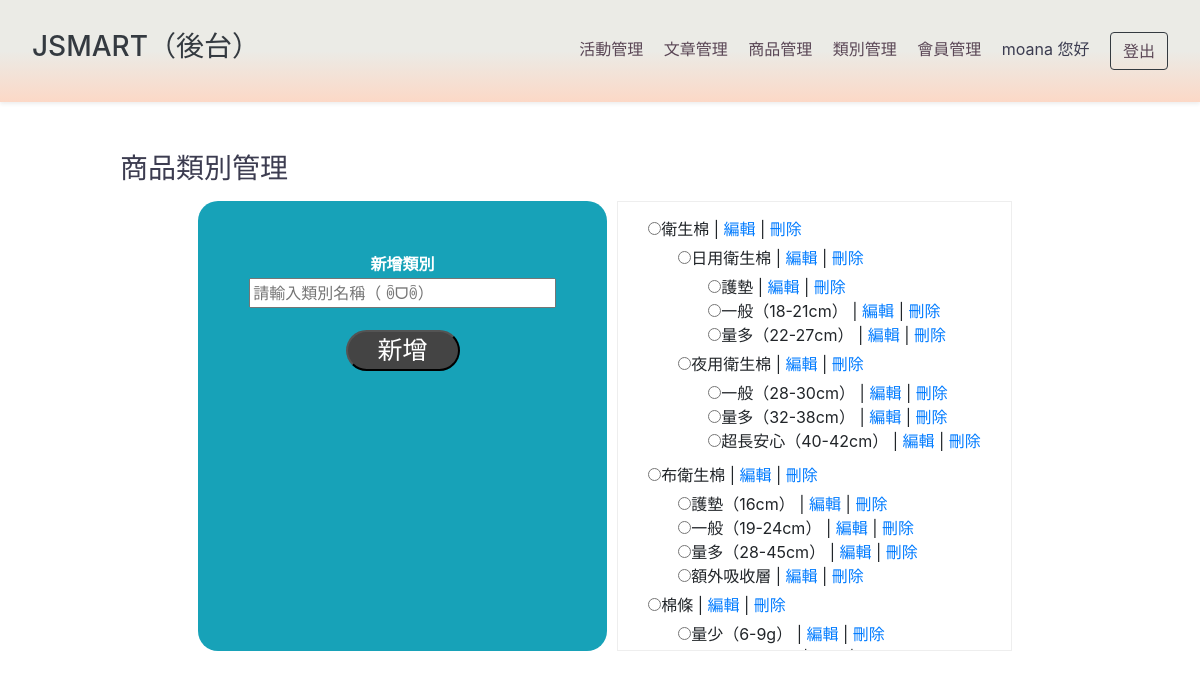
Screenshot of /category/category.php (signed in) with the database file from the repository.
### tables this page shows
CREATE TABLE `categories` (
  `categoryId` int(11) NOT NULL COMMENT '商品類別號',
  `categoryName` varchar(100) NOT NULL COMMENT '商品類別名稱',
  `categoryParentId` int(11) NOT NULL COMMENT '商品層級',
  `created_at` datetime NOT NULL DEFAULT current_timestamp() COMMENT '建立時間',
  `updated_at` datetime NOT NULL DEFAULT current_timestamp() ON UPDATE current_timestamp() COMMENT '更新時間'
);

### category/category.php (the view, shortened to what this page needs)
<?php
require_once('../db.inc.php');
require_once('../templates/adtpl-header.php');
function buildTree($pdo, $parentId = 0){
    $sql = "SELECT `categoryId`, `categoryName`, `categoryParentId`
            FROM `categories`
            WHERE `categoryParentId` = ?";
    $stmt = $pdo->prepare($sql);
    $arr = [$parentId];
    $stmt->execute($arr);
    if($stmt->rowCount() > 0){
        echo "<ul>";
        $arr = $stmt->fetchAll();
        for($i = 0; $i < count($arr); $i++) {
        echo "<li>";
        echo "<input type='radio' name='categoryId' value='".$arr[$i]['categoryId']."' />";
        echo $arr[$i]['categoryName'];
        echo " | <a href='./editCategory.php?editCategoryId=".$arr[$i]['categoryId']."'>編輯</a>";
        echo " | <a href='./deleteCategory.php?deleteCategoryId=".$arr[$i]['categoryId']."'>刪除</a>";
        buildTree($pdo, $arr[$i]['categoryId']);
            echo "</li>";
        }
        echo "</ul>";
    }
}
?>
<!DOCTYPE html>
<html>
<head>
    <link rel="stylesheet" href="https://stackpath.bootstrapcdn.com/bootstrap/4.2.1/css/bootstrap.min.css">
</head>
<body>
<div class="wrap">
    <div class="title-box">
        <h3>商品類別管理</h3>
    </div>
    <form name="myForm" method="POST" action="./insertCategory.php" >
        <div class="box">
            <div class="insert-box">
                <table style="text-align:center">
                    <thead>
                        <tr>
                            <th style="color:#fff">新增類別</th>
                        </tr>
                    </thead>
                    <tbody>
                        <tr>
                            <td>
                                <input type="text" name="categoryName" value="" maxlength="100" placeholder="請輸入類別名稱（ ꉺᗜꉺ）" size="25px">
                            </td>
                        </tr>
                    </tbody>
                    <tfoot>
                        <tr>
                            <td><input type="submit" name="smb" value="新增" class="insert-button"></td>
                        </tr>
                    </tfoot>
                </table>
            </div>
            <div class="category-items">
                <?php buildTree($pdo, 0); ?>
            </div>
        </div>
        </form>
</div>
</body>
</html>

### styles/admin.css (style rules this page uses)
body { font-family: "Nunito", "Noto Sans TC", sans-serif; background-color: #ebebe6; color: #3c3c50; }
a { color: #f0503c; }
h3 { color: #3c3c50; }

### category/category.php (style rules this page uses)
.wrap { margin: 50px auto; width: 80%; }
.title-box { margin-bottom: 15px; }
.box { display: flex; flex-direction: row; justify-content: center; }
ul { list-style-type: none; padding: 5px 10px 5px 30px; }
table { border: 0; }
.insert-box { height: 450px; margin: auto 10px; padding: 50px; background-color: #17a2b8; border-radius: 20px; }
.insert-button { font-size: 25px; padding: 0 30px; margin: 20px; border-radius: 90px; cursor: pointer; background: #444; color: #fff; transition: .5s; }
.category-items { height: 450px; padding: 10px 0px; overflow: auto; border: 1px solid #eee; }

### rows the page displays
categories: categoryName "衛生棉"
categories: categoryName "日用衛生棉"
categories: categoryName "護墊"
categories: categoryName "一般（18-21cm）"
categories: categoryName "量多（22-27cm）"
categories: categoryName "夜用衛生棉"
categories: categoryName "一般（28-30cm）"
categories: categoryName "量多（32-38cm）"
categories: categoryName "超長安心（40-42cm）"
categories: categoryName "布衛生棉"
categories: categoryName "護墊（16cm）"
categories: categoryName "一般（19-24cm）"
categories: categoryName "量多（28-45cm）"
categories: categoryName "額外吸收層"
categories: categoryName "棉條"
categories: categoryName "量少（6-9g）"

### other values shown
$_SESSION["adminAccount"] "moana"
